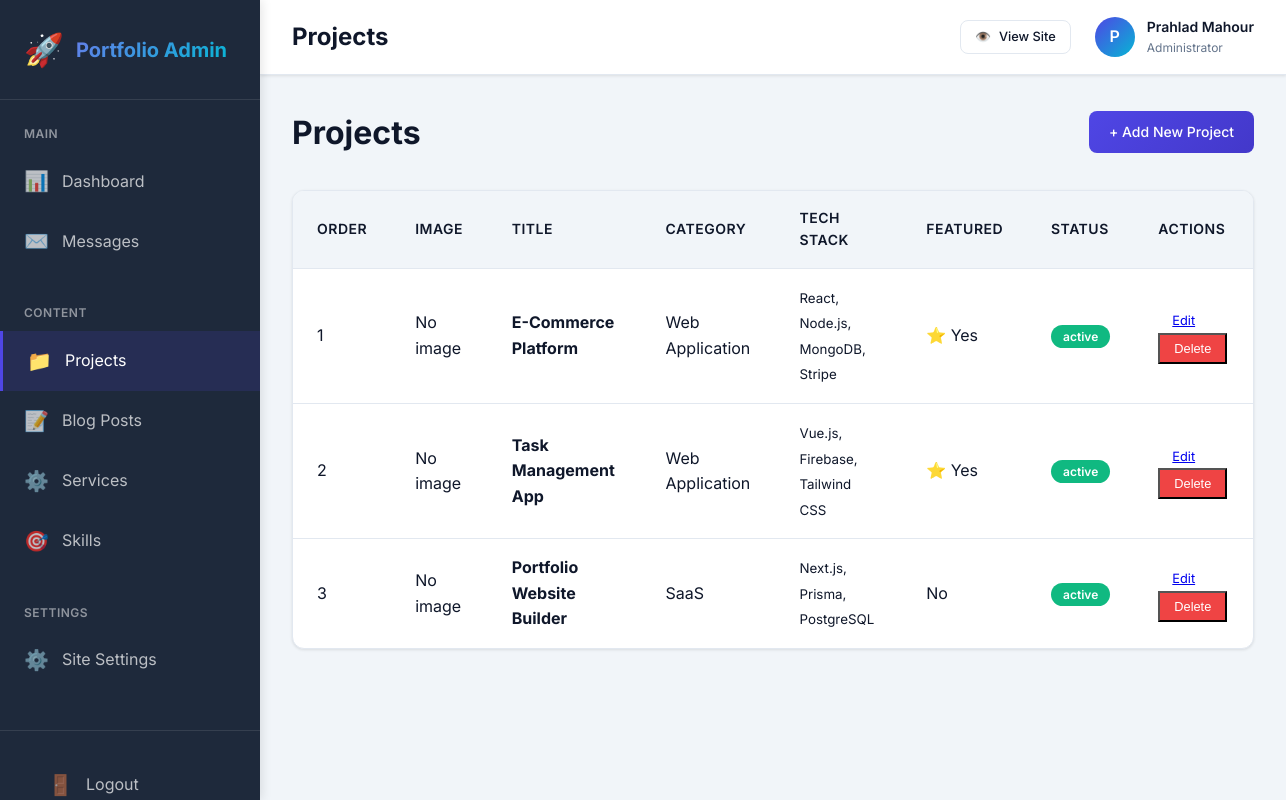
The app's page /admin/projects.php (signed in) with its own data.
### tables this page shows
CREATE TABLE `users` (
  `id` int(11) NOT NULL AUTO_INCREMENT,
  `name` varchar(100) NOT NULL,
  `email` varchar(100) NOT NULL,
  `password` varchar(255) NOT NULL,
  `role` enum('admin','editor') DEFAULT 'admin',
  `created_at` timestamp NOT NULL DEFAULT CURRENT_TIMESTAMP,
  `updated_at` timestamp NOT NULL DEFAULT CURRENT_TIMESTAMP ON UPDATE CURRENT_TIMESTAMP,
  PRIMARY KEY (`id`),
  UNIQUE KEY `email` (`email`)
);

CREATE TABLE `projects` (
  `id` int(11) NOT NULL AUTO_INCREMENT,
  `title` varchar(200) NOT NULL,
  `description` text NOT NULL,
  `tech_stack` varchar(500) DEFAULT NULL COMMENT 'Comma-separated technologies',
  `category` varchar(50) DEFAULT NULL,
  `image` varchar(255) DEFAULT NULL,
  `live_url` varchar(255) DEFAULT NULL,
  `github_url` varchar(255) DEFAULT NULL,
  `is_featured` tinyint(1) DEFAULT 0,
  `sort_order` int(11) DEFAULT 0,
  `status` enum('active','inactive') DEFAULT 'active',
  `created_at` timestamp NOT NULL DEFAULT CURRENT_TIMESTAMP,
  `updated_at` timestamp NOT NULL DEFAULT CURRENT_TIMESTAMP ON UPDATE CURRENT_TIMESTAMP,
  PRIMARY KEY (`id`)
);

### config/auth.php (called while the page is built, shortened)
<?php
require_once __DIR__ . '/database.php';
function getCurrentUserId() {
    return $_SESSION['user_id'] ?? null;
}
function getCurrentUser() {
    $db = Database::getInstance()->getConnection();
    $stmt = $db->prepare("SELECT id, name, email, role FROM users WHERE id = ?");
    $stmt->execute([getCurrentUserId()]);
    return $stmt->fetch();
}

### app/helpers/helpers.php (called while the page is built, shortened)
<?php
function clean($data) {
    return htmlspecialchars($data ?? '', ENT_QUOTES, 'UTF-8');
}
function truncate($text, $length = 100, $suffix = '...') {
    if (strlen($text) <= $length) {
        return $text;
    }
    return substr($text, 0, $length) . $suffix;
}

### config/database.php (called while the page is built, shortened)
<?php
class Database {
    private static $instance = null;
    private $connection;
    private function __construct() {
        try {
            $dsn = "mysql:host=" . DB_HOST . ";dbname=" . DB_NAME . ";charset=" . DB_CHARSET;
            $options = [
                PDO::ATTR_ERRMODE            => PDO::ERRMODE_EXCEPTION,
                PDO::ATTR_DEFAULT_FETCH_MODE => PDO::FETCH_ASSOC,
                PDO::ATTR_EMULATE_PREPARES   => false,
                PDO::MYSQL_ATTR_INIT_COMMAND => "SET NAMES " . DB_CHARSET
            ];
            $this->connection = new PDO($dsn, DB_USER, DB_PASS, $options);
        } catch (PDOException $e) {
            if (APP_ENV === 'development') {
                die("Database Connection Failed: " . $e->getMessage());
            } else {
                die("Database connection error. Please try again later.");
            }
        }
    }
    public static function getInstance() {
        if (self::$instance === null) {
            self::$instance = new Database();
        }
        return self::$instance;
    }
    public function getConnection() {
        return $this->connection;
    }
}

### app/models/Model.php (called while the page is built, shortened)
<?php
require_once dirname(__DIR__, 2) . '/config/database.php';
abstract class Model {
    protected $db;
    protected $table;
    public function __construct() {
        $this->db = Database::getInstance()->getConnection();
    }
    public function all($conditions = [], $orderBy = null, $limit = null) {
        $sql = "SELECT * FROM {$this->table}";
        $params = [];
        if ($orderBy) {
            $sql .= " ORDER BY " . $orderBy;
        }
        $stmt = $this->db->prepare($sql);
        $stmt->execute($params);
        return $stmt->fetchAll();
    }
}

### admin/projects.php (the view, shortened to what this page needs)
<?php
require_once dirname(__DIR__) . '/config/database.php';
require_once dirname(__DIR__) . '/config/auth.php';
require_once dirname(__DIR__) . '/app/helpers/helpers.php';
$projectModel = new Project();
$action = $_GET['action'] ?? 'list';
$projects = $projectModel->all([], 'sort_order ASC, created_at DESC');
$pageTitle = $action === 'list' ? 'Projects' : ($action === 'new' ? 'Add Project' : 'Edit Project');
include dirname(__DIR__) . '/includes/admin-header.php';
?>
<?php if ($action === 'list'): ?>
    <div class="page-header">
        <h1>Projects</h1>
        <a href="?action=new" class="btn btn-primary">+ Add New Project</a>
    </div>
    <div class="data-table">
        <table>
            <thead>
                <tr>
                    <th>Order</th>
                    <th>Image</th>
                    <th>Title</th>
                    <th>Category</th>
                    <th>Tech Stack</th>
                    <th>Featured</th>
                    <th>Status</th>
                    <th>Actions</th>
                </tr>
            </thead>
            <tbody>
                <?php if (empty($projects)): ?>
                    <tr>
                        <td colspan="8" class="text-center text-muted">No projects yet. Add your first project!</td>
                    </tr>
                <?php else: ?>
                    <?php foreach ($projects as $proj): ?>
                        <tr>
                            <td><?php echo $proj['sort_order']; ?></td>
                            <td>
                                <?php if ($proj['image']): ?>
                                    <img src="<?php echo getFileUrl($proj['image']); ?>" alt="" class="thumb-sm">
                                <?php else: ?>
                                    <span class="text-muted">No image</span>
                                <?php endif; ?>
                            </td>
                            <td><strong><?php echo clean($proj['title']); ?></strong></td>
                            <td><?php echo clean($proj['category'] ?? 'N/A'); ?></td>
                            <td><small><?php echo clean(truncate($proj['tech_stack'], 40)); ?></small></td>
                            <td><?php echo $proj['is_featured'] ? '⭐ Yes' : 'No'; ?></td>
                            <td><span class="badge badge-<?php echo $proj['status']; ?>"><?php echo $proj['status']; ?></span></td>
                            <td class="actions">
                                <a href="?action=edit&id=<?php echo $proj['id']; ?>" class="btn-sm">Edit</a>
                                <form method="POST" style="display:inline;" onsubmit="return confirm('Delete this project?');">
                                    <button type="submit" name="delete" class="btn-sm btn-danger">Delete</button>
                                </form>
                            </td>
                        </tr>
                    <?php endforeach; ?>
                <?php endif; ?>
            </tbody>
        </table>
    </div>
<?php endif; ?>
<?php include dirname(__DIR__) . '/includes/admin-footer.php'; ?>

### includes/admin-header.php (shortened to what this page needs)
<?php
$currentUser = getCurrentUser();
$currentPage = basename($_SERVER['PHP_SELF'], '.php');
?>
<!DOCTYPE html>
<html lang="en">
<head>
    <link rel="stylesheet" href="<?php echo ASSETS_URL; ?>/css/admin.css">
    <link rel="stylesheet" href="https://cdnjs.cloudflare.com/ajax/libs/font-awesome/6.4.0/css/all.min.css">
</head>
<body>
    <div class="admin-layout">
        <aside class="admin-sidebar" id="adminSidebar">
            <div class="admin-logo">
                <span class="admin-logo-icon">🚀</span>
                <h2>Portfolio Admin</h2>
            </div>
            <nav class="admin-nav">
                <div class="nav-section">
                    <div class="nav-section-title">Main</div>
                    <a href="dashboard.php" class="nav-item <?php echo $currentPage === 'dashboard' ? 'active' : ''; ?>">
                        <span class="nav-icon">📊</span>
                        <span>Dashboard</span>
                    </a>
                    <a href="messages.php" class="nav-item <?php echo $currentPage === 'messages' ? 'active' : ''; ?>">
                        <span class="nav-icon">✉️</span>
                        <span>Messages</span>
                    </a>
                </div>
                <div class="nav-section">
                    <div class="nav-section-title">Content</div>
                    <a href="projects.php" class="nav-item <?php echo $currentPage === 'projects' ? 'active' : ''; ?>">
                        <span class="nav-icon">📁</span>
                        <span>Projects</span>
                    </a>
                    <a href="blogs.php" class="nav-item <?php echo $currentPage === 'blogs' ? 'active' : ''; ?>">
                        <span class="nav-icon">📝</span>
                        <span>Blog Posts</span>
                    </a>
                    <a href="services.php" class="nav-item <?php echo $currentPage === 'services' ? 'active' : ''; ?>">
                        <span class="nav-icon">⚙️</span>
                        <span>Services</span>
                    </a>
                    <a href="skills.php" class="nav-item <?php echo $currentPage === 'skills' ? 'active' : ''; ?>">
                        <span class="nav-icon">🎯</span>
                        <span>Skills</span>
                    </a>
                </div>
                <div class="nav-section">
                    <div class="nav-section-title">Settings</div>
                    <a href="settings.php" class="nav-item <?php echo $currentPage === 'settings' ? 'active' : ''; ?>">
                        <span class="nav-icon">⚙️</span>
                        <span>Site Settings</span>
                    </a>
                </div>
            </nav>
            <div class="sidebar-footer">
                <a href="auth/logout.php" class="nav-item" style="color: rgba(255, 255, 255, 0.7);">
                    <span class="nav-icon">🚪</span>
                    <span>Logout</span>
                </a>
            </div>
        </aside>
        <main class="admin-main">
            <header class="admin-topbar">
                <div class="topbar-left">
                    <h1 class="topbar-title"><?php echo $pageTitle ?? 'Admin Panel'; ?></h1>
                </div>
                <div class="topbar-right">
                    <a href="<?php echo SITE_URL; ?>" target="_blank" class="btn btn-sm btn-outline" title="View Website">
                        <span>👁️</span>
                        <span>View Site</span>
                    </a>
                    <div class="user-info">
                        <div class="user-avatar">
                            <?php echo strtoupper(substr($currentUser['name'], 0, 1)); ?>
                        </div>
                        <div class="user-details">
                            <div class="user-name"><?php echo clean($currentUser['name']); ?></div>
                            <div class="user-role">Administrator</div>
                        </div>
                    </div>
                </div>
            </header>
            <div class="admin-content">

### records on screen
users: name "P", name "Prahlad Mahour"
projects: sort_order "1", shows "No image", title "E-Commerce Platform", category "Web Application", tech_stack "React, Node.js, MongoDB, Stripe", is_featured "⭐ Yes", status "active"
projects: sort_order "2", shows "No image", title "Task Management App", category "Web Application", tech_stack "Vue.js, Firebase, Tailwind CSS", is_featured "⭐ Yes", status "active"
projects: sort_order "3", shows "No image", title "Portfolio Website Builder", category "SaaS", tech_stack "Next.js, Prisma, PostgreSQL", is_featured "No", status "active"

### other values on screen
$pageTitle "Projects"
